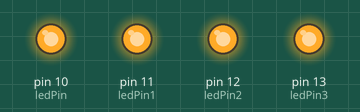
A sketch run on a simulated Arduino Uno, built with avr-gcc and run on an emulated ATmega328P. On the bench: output pins drawn as LEDs (lit = HIGH).

Above: at 0.5 s.
At 3.5 s:
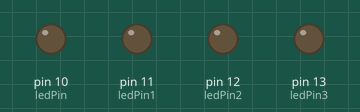
Timing chart, 0 to 4.6 s (numbered marks = the images above):
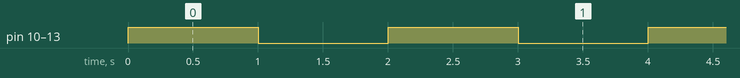

Measured:
- by itself, pin 10 (ledPin), pin 11 (ledPin1), pin 12 (ledPin2), pin 13 (ledPin3): alternates HIGH for 1.0 s and LOW for 1.0 s

The sketch:

_1_VMA209_blinking_leds.ino
```cpp
//*******************************************************************************
//Flashing LEDS on the Velleman VMA209
//Programmed by : Arduino IDE
//Compatible with ：Arduino Leonardo, Arduino UNO, MEGA
//*******************************************************************************

char ledPin =  10; //digital pin 10 -> LED1 (D4)
char ledPin1 = 11; //digital pin 11 -> LED2 (D3)
char ledPin2 = 12; //digital pin 12 -> LED2 (D2)
char ledPin3 = 13; //digital pin 13 -> LED2 (D1)
void setup()
{
pinMode(ledPin, OUTPUT);//declare LedPin as output
pinMode(ledPin1, OUTPUT);
pinMode(ledPin2, OUTPUT);
pinMode(ledPin3, OUTPUT);
}
void loop()
{
digitalWrite(ledPin, HIGH); //Switch ON this LED
digitalWrite(ledPin1, HIGH);
digitalWrite(ledPin2, HIGH);
digitalWrite(ledPin3, HIGH);
delay(1000); //Wait for 1 second
digitalWrite(ledPin, LOW); //Switch OFF this LED
digitalWrite(ledPin1, LOW);
digitalWrite(ledPin2, LOW);
digitalWrite(ledPin3, LOW);
delay(1000); // Wait for 1 second
}
```
